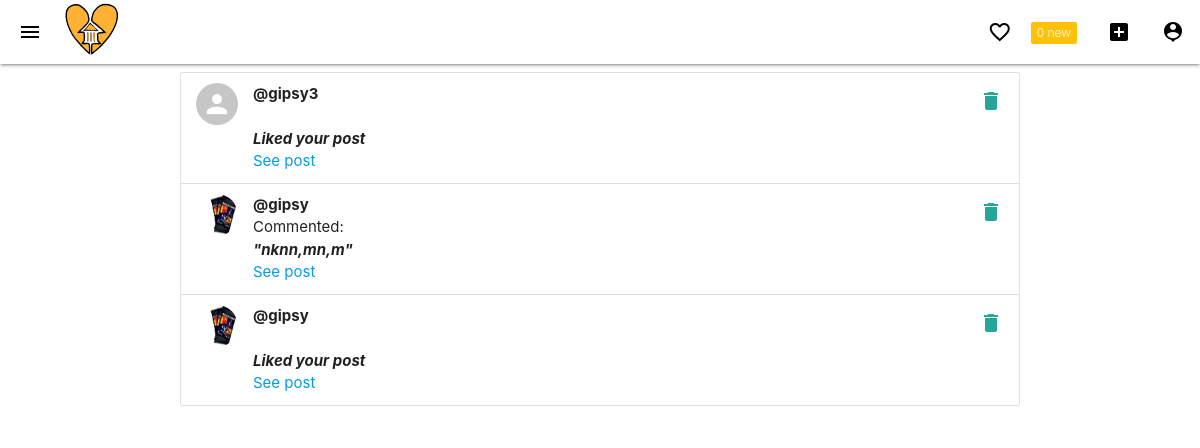
/notifications/ (signed in), run on an earlier commit of the app's database.
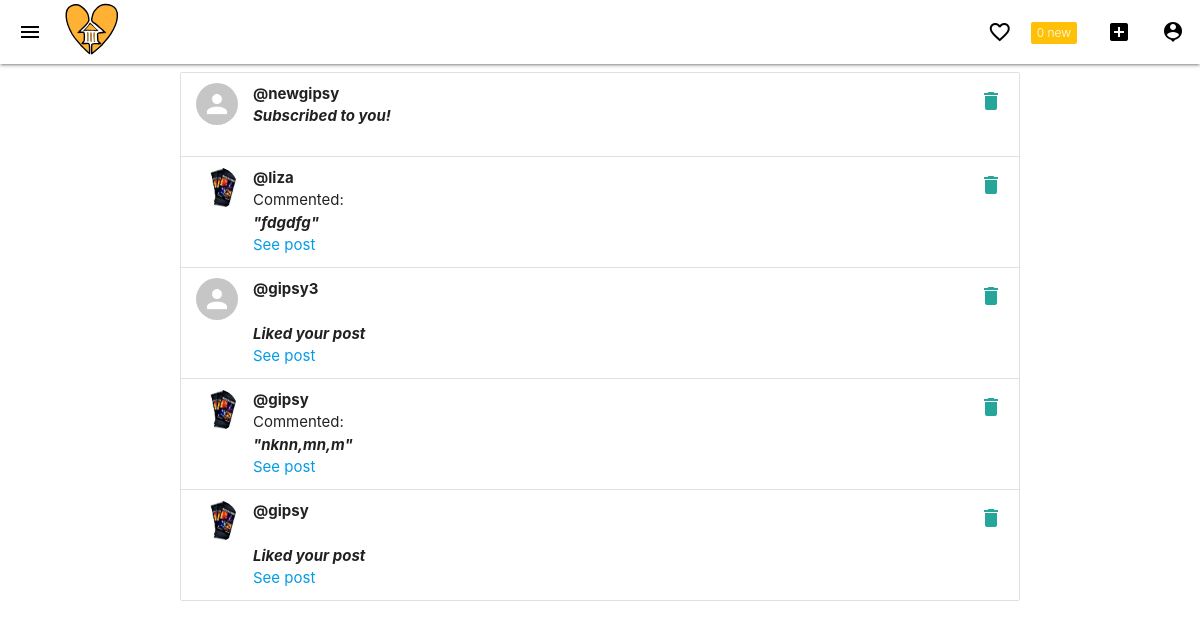
And on a later commit of the database.
### notifications/models.py (models this page shows)
class Notification(models.Model):
    NOTIFICATION_TYPES = ((1, 'Like'), (2, 'Comment'), (3, 'Subscribed'))
    post = models.ForeignKey('post.Post', on_delete=models.CASCADE, related_name='noti_post', blank=True, null=True)
    sender = models.ForeignKey(User, on_delete=models.CASCADE, related_name='noti_from_user')
    user = models.ForeignKey(User, on_delete=models.CASCADE, related_name='noti_to_user')
    notification_type = models.IntegerField(choices=NOTIFICATION_TYPES)
    text_preview = models.CharField(max_length=50, blank=True)
    date = models.DateTimeField(auto_now_add=True)
    is_seen = models.BooleanField(default=False)

### authy/models.py (models this page shows, shortened)
class Profile(models.Model):
	user = models.OneToOneField(User, on_delete=models.CASCADE, related_name='profile')
	location = models.CharField(max_length=50, null=True, blank=True)
	profile_info = models.TextField(max_length=150, null=True, blank=True)
	nickname = models.TextField(max_length=50, null=True, blank=True)
	created = models.DateField(auto_now_add=True)
	picture = models.ImageField(upload_to=user_directory_path_profile, blank=True, null=True, verbose_name='Picture')

### notifications/views.py (the view)
# urls.py: path('', ShowNotifications, name='show-notifications'),
def ShowNotifications(request):
    user = request.user
    notifications = Notification.objects.filter(user=user).order_by('-date')
    Notification.objects.filter(user=user, is_seen=False).update(is_seen=True)
    context = {
        'notifications': notifications
    }
    return render(request, 'notifications.html', context)

### authy/views.py (called while the page is built)
def SideNavInfo(request):
        user = request.user
        nav_profile = None
        if user.is_authenticated:
                nav_profile = Profile.objects.get(user=user)
        return {'nav_profile': nav_profile} #'fans': fans, 'follows': follows

### notifications/views.py (called while the page is built)
def CountNotifications(request):
    count_notifications = None
    if request.user.is_authenticated:
        count_notifications = Notification.objects.filter(user=request.user, is_seen=False).count()
    return {'count_notifications': count_notifications}

### infop/templates/notifications.html (shortened to what this page needs)
{% extends 'base.html' %}
{% load static %}
{% block content %}
<ul class="collection">
{% for notification in notifications %}
    {% if notification.notification_type == 1 %}
            <li class="collection-item avatar">
            {% if notification.sender.profile.picture %}
                <img src="{{ notification.sender.profile.picture.url }}" class="circle responsive-img">
            {% else %}
                <img src="{% static 'img/no_avatar.jpg' %}" class="circle responsive-img">
            {% endif %}
                <p><b>@{{ notification.sender.username }}</b></p>
                <a href="{% url 'delete-notification' notification.id %}" class="secondary-content"><i class="material-icons">delete</i></a>
                <br>
                <p style="font-style: italic;"><b>Liked your post</b></p>
                <a href="{% url 'postdetails' notification.post.id %}">See post</a>
            </li>
    {% elif notification.notification_type == 2 %}
        <li class="collection-item avatar">
        {% if notification.sender.profile.picture %}
            <img src="{{ notification.sender.profile.picture.url }}" class="circle responsive-img">
        {% else %}
            <img src="{% static 'img/no_avatar.jpg' %}" class="circle responsive-img">
        {% endif %}
            <p><b>@{{ notification.sender.username }}</b></p>
            <a href="{% url 'delete-notification' notification.id %}" class="secondary-content"><i class="material-icons">delete</i></a>
            <p>Commented: </p>
            <p style="font-style: italic;"><b>"{{ notification.text_preview }}"</b></p>
            <a href="{% url 'postdetails' notification.post.id %}">See post</a>
        </li>
    {% else %}
    <li class="collection-item avatar">
        {% if notification.sender.profile.picture %}
            <img src="{{ notification.sender.profile.picture.url }}" class="circle responsive-img">
        {% else %}
            <img src="{% static 'img/no_avatar.jpg' %}" class="circle responsive-img">
        {% endif %}
            <p><b>@{{ notification.sender.username }}</b></p>
            <a href="{% url 'delete-notification' notification.id %}" class="secondary-content"><i class="material-icons">delete</i></a>
            <p style="font-style: italic;"><b>Subscribed to you!</b></p>
        </li>
    {% endif %}
{% endfor %}
</ul>
{% endblock %}

What changed in the data, as far as the page shows it:
added Notification: notification_type 3 (drawn), sender.username "newgipsy"
added Notification: sender.profile.picture (placeholder picture), sender.username "liza", text_preview "fdgdfg"
